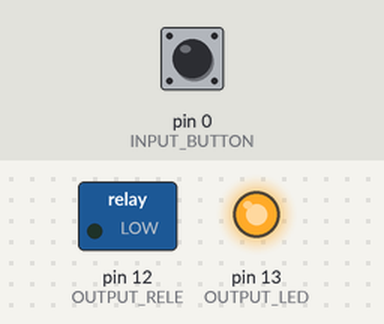
Simulated run of this sketch. Board: Arduino Uno, built with avr-gcc and run on an emulated ATmega328P. Parts: switched loads named in the sketch (green lamp = pin HIGH), output pins drawn as LEDs (lit = HIGH). Inputs (shaded band) come from the test bench; at power-on: pin 0 (INPUT_BUTTON) HIGH.

Above: at 1.2 s.
1.3 s: pin 0 (INPUT_BUTTON) pulled LOW for 0.15 s
At 1.37 s:
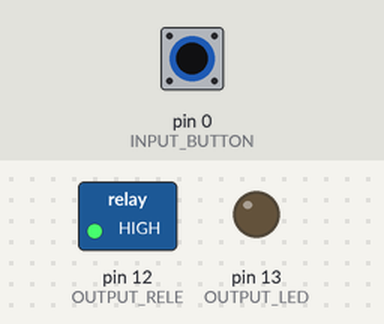
2.9 s: pin 0 (INPUT_BUTTON) pulled LOW for 1 s
At 5.1 s:
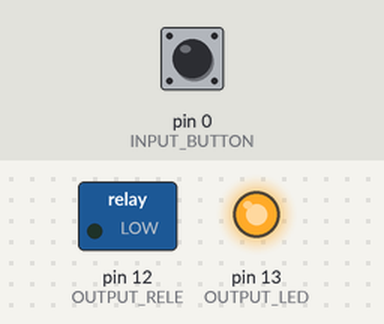
5.4 s: pin 0 (INPUT_BUTTON) pulled LOW for 3.2 s
At 6.3 s:
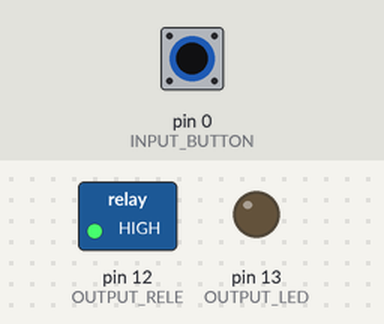
Timing chart, 0 to 10.1 s (numbered marks = the images above; inputs shaded):
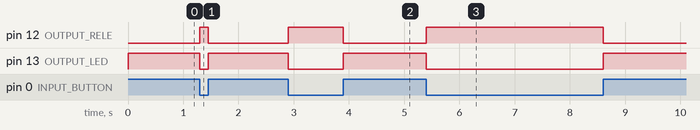

The sketch:

Sonoff_Led_Blink.ino
```cpp
/*
 * Simple test program for Sonoff Basic.
 * Allows to turn on the integrated led whenever the user press
 * the integrated button
*/

const byte OUTPUT_LED = 13;
const byte OUTPUT_RELE=12;
const byte INPUT_BUTTON = 0;

void setup() {
    pinMode(OUTPUT_LED, OUTPUT);
    pinMode(OUTPUT_RELE, OUTPUT);
    pinMode(INPUT_BUTTON, INPUT);
}

void loop() {
  digitalWrite(OUTPUT_LED, digitalRead(INPUT_BUTTON));
  digitalWrite(OUTPUT_RELE, !digitalRead(INPUT_BUTTON));
}
```

Measured:
- after the input at 1.3 s, pin 12 (OUTPUT_RELE): LOW → HIGH at once, → LOW 0.15 s later; pin 13 (OUTPUT_LED): HIGH → LOW at once, → HIGH 0.15 s later
- after the input at 2.9 s, pin 12 (OUTPUT_RELE): LOW → HIGH at once, → LOW 1.0 s later; pin 13 (OUTPUT_LED): HIGH → LOW at once, → HIGH 1.0 s later
- after the input at 5.4 s, pin 12 (OUTPUT_RELE): LOW → HIGH at once, → LOW 3.2 s later; pin 13 (OUTPUT_LED): HIGH → LOW at once, → HIGH 3.2 s later
